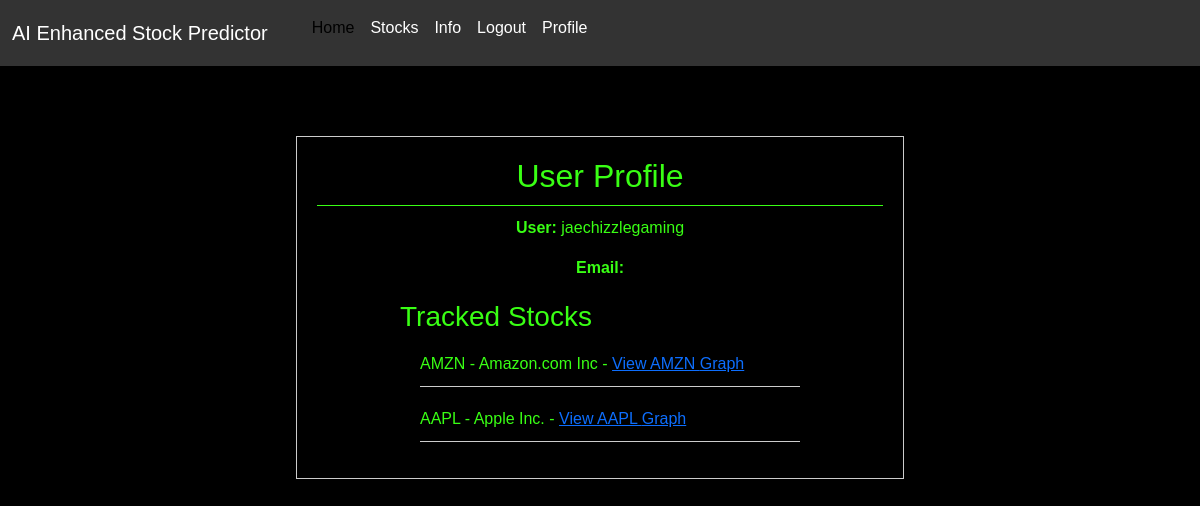
The page /profile/ (signed in) on the database its author committed.
### AIEFAapp/models.py (models this page shows, shortened)
class Stock(models.Model):
    symbol = models.CharField(max_length=10)
    name = models.CharField(max_length=100)
    hist_accuracy = models.CharField(max_length=10, blank=True, null=True)

### AIEFAapp/views.py (the view)
# urls.py: path("profile/", views.profile, name='profile'),
def profile(request):
    user = request.user  # Get the current user
    profile = user.profile  # Get the user's profile
    associated_stocks = profile.user_stocks.all()  # Retrieve the associated stocks
    return render(request, 'profile.html', {'associated_stocks': associated_stocks})

### AIEFAapp/templates/profile.html (shortened to what this page needs)
{% extends "base.html" %}
{% block content %}
<!DOCTYPE html>
<html lang="en">
<head>
</head>
<body>
<div class="profile-container">
    <div class="profile-info">
        <h2>User Profile</h2>
        <p><strong>User:</strong> {{ user.username }}</p>
        <p><strong>Email:</strong> {{ user.email }}</p>
    </div>
    <div class="tracked-stocks">
        <h3>Tracked Stocks</h3>
        <ul>
            {% for stock in associated_stocks %}
                <li>{{ stock.symbol }} - {{ stock.name }} - <a href="{% url 'stock_graph' symbol=stock.symbol %}">View {{ stock.symbol }} Graph</a></li>
            {% empty %}
                <li>No associated stocks yet.</li>
            {% endfor %}
        </ul>
    </div>
</div>
</body>
</html>
{% endblock %}

### static/css/main.css (style rules this page uses)
body { background-color: white; }

### AIEFAapp/templates/profile.html (style rules this page uses)
.profile-container { width: 80%; margin: 50px auto; border: 1px solid #ccc; padding: 20px; }
.profile-info { text-align: center; margin-bottom: 20px; }
.profile-info h2 { margin-bottom: 10px; }
.tracked-stocks { max-width: 400px; margin: 0 auto; }
.tracked-stocks ul { list-style: none; padding: 0; }
.tracked-stocks ul li { padding: 10px 0; border-bottom: 1px solid #ccc; }
body { font-family: Arial, sans-serif; margin: 0; padding: 0; background-color: black; color: #39FF14; }
h2 { border-bottom: 1px solid #39FF14; padding-bottom: 10px; }
ul, ol { margin-left: 20px; }
li { margin-bottom: 10px; }

### rows shown on the page
Stock: symbol "AMZN", name "Amazon.com Inc"
Stock: symbol "AAPL", name "Apple Inc."

### other values the page prints
{{ user.username }} "jaechizzlegaming"
